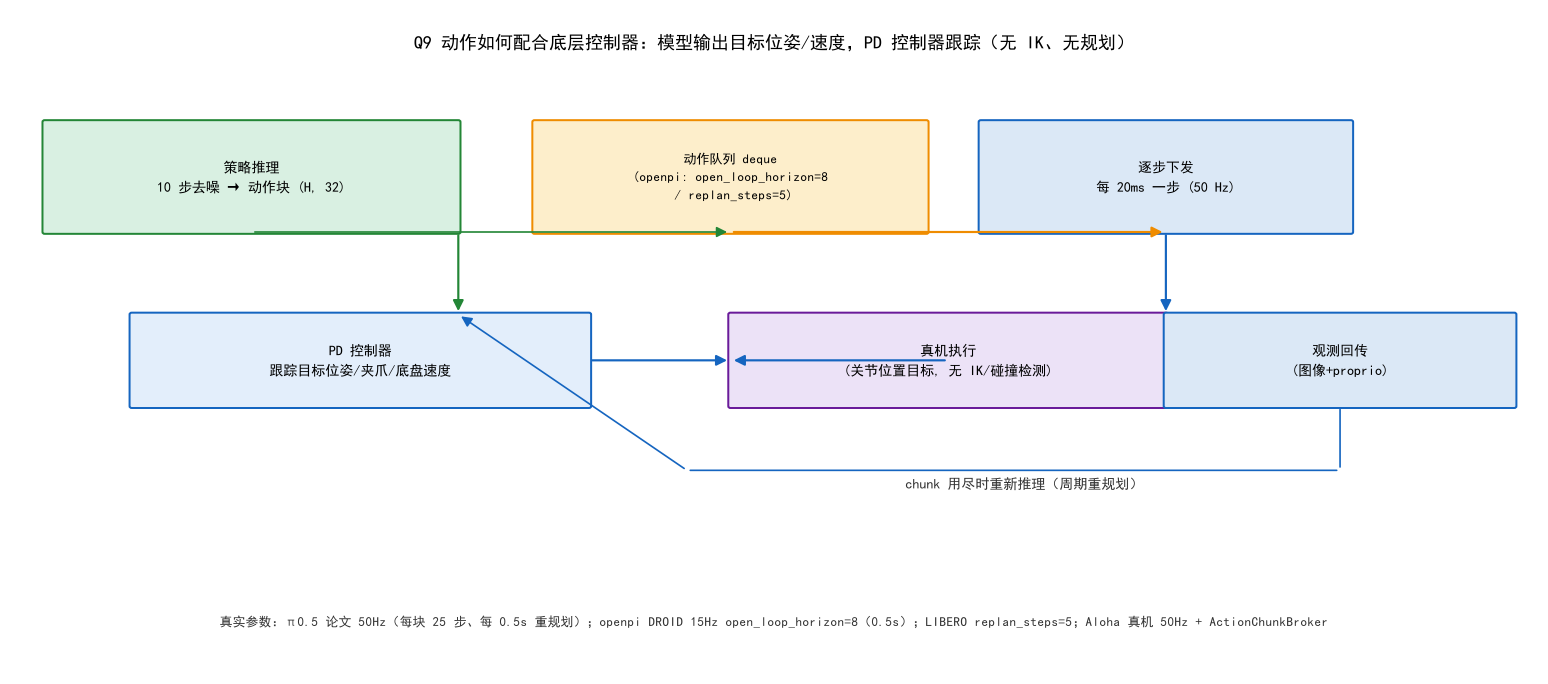

Source code (Python):
# -*- coding: utf-8 -*-
"""PI0.5 答疑 V2 —— 图组4：动作表示与执行/控制器接口（Q8/Q9）。

【回答的问题】
  Q8 动作表示与语义槽位？—— 动作是连续向量，action_dim=32（论文 18-19 DoF
      统一 padding 到 32），动作块长 H=50。无显式固定语义槽位表，靠
      zero-pad + prompt 控制模式标签 + 逐数据集分位归一化做跨本体弱对齐。
  Q9 动作如何配合底层控制器？—— 模型输出 50Hz 目标位姿/底盘速度，下游只有
      简单 PD 控制器（无 IK、无规划、无碰撞检测）；action chunk 通过队列
      open-loop 消费 + 周期重规划（openpi：open_loop_horizon=8 / replan_steps=5）。

【两张图】
  1. plot_action_representation.png —— 动作块维度布局（32 维中 18-19 有效，
      其余零填充；H=50 的 chunk 从去噪中产出）
  2. plot_action_execution.png —— 推理-执行闭环：chunk → 队列逐步下发 → PD
      控制器 50Hz → 机器人（含 open-loop 消费 + 周期重规划）
"""
from __future__ import annotations

import matplotlib
matplotlib.use("Agg")
import matplotlib.pyplot as plt
from matplotlib.patches import FancyBboxPatch, FancyArrowPatch, Rectangle

from _shared import OUT, setup_fonts, C_STD, C_NEW, C_AUX, C_AUX2, C_WARN  # noqa: E402

setup_fonts()

ACTION_DIM = 32      # 本项目 full_scale 配置
H = 50               # 动作块长（论文 H=49，加当前步为 50 步）
DOF = 19             # 论文：state/action 空间 18-19 DoF


def _box(ax, x, y, w, h, text, fc, ec, fs=8.5, tc="black"):
    b = FancyBboxPatch((x - w / 2, y - h / 2), w, h, boxstyle="round,pad=0.02,rounding_size=0.02",
                       fc=fc, ec=ec, lw=1.2)
    ax.add_patch(b)
    ax.text(x, y, text, ha="center", va="center", fontsize=fs, color=tc, linespacing=1.4)


def _arrow(ax, x0, y0, x1, y1, color="black", lw=1.3, style="-|>"):
    a = FancyArrowPatch((x0, y0), (x1, y1), arrowstyle=style, mutation_scale=13, lw=lw, color=color)
    ax.add_patch(a)


def plot_representation() -> None:
    """图1：动作块维度布局。"""
    fig, ax = plt.subplots(figsize=(11.5, 5.4))
    ax.set_xlim(0, 12); ax.set_ylim(0, 6.4); ax.axis("off")

    ax.text(6, 6.1, "Q8 动作块：连续向量，形状 (B, H=50, action_dim=32)，其中仅 18-19 维有效",
            ha="center", fontsize=11)

    # 顶部：去噪产出 chunk
    _box(ax, 3.0, 5.1, 5.2, 1.0, "Action Expert 10 步去噪\n输出动作块 (1, 50, 32)", "#d9f0e2", C_NEW, fs=8.5)
    _box(ax, 9.2, 5.1, 5.0, 1.0, "chunk 逐步下发：\n每步取第 t 步动作 a_t", "#dbe8f6", C_AUX, fs=8.5)
    _arrow(ax, 5.6, 5.1, 6.7, 5.1, C_NEW)

    # 中间：32 维布局条（18-19 有效 + 零填充）
    ax.text(1.0, 3.55, "action_dim", ha="center", fontsize=10)
    for i in range(ACTION_DIM):
        if i < DOF:
            color, label = "#a5d6a7", ""
        else:
            color, label = "#ef9a9a", ""
        ax.add_patch(Rectangle((1.2 + i * 0.28, 2.7), 0.25, 0.85, fc=color, ec="gray", lw=0.4))
    _box(ax, 5.2, 2.0, 4.6, 0.7, "前 18-19 维：臂/夹爪/升降/底盘（有效）", "#a5d6a7", C_NEW, fs=8)
    _box(ax, 9.6, 2.0, 3.6, 0.7, "其余维度：零填充", "#ef9a9a", C_STD, fs=8)

    # 底部：语义分组
    _box(ax, 2.0, 0.9, 3.2, 0.85, "7 关节 + 1 夹爪\n(臂)", "#c8e6c9", C_NEW, fs=7.6)
    _box(ax, 5.2, 0.9, 3.2, 0.85, "升降 (1-2 DoF)\n+ 底盘 (3 DoF)", "#c8e6c9", C_NEW, fs=7.6)
    _box(ax, 8.4, 0.9, 3.4, 0.85, "末端位姿 (6 DoF)\n(控制模式由 prompt 指定)", "#c8e6c9", C_NEW, fs=7.6)
    ax.text(6, 0.25, "论文未给固定语义槽位表：跨本体靠 zero-pad + <control mode> 标签 + 各数据集分位归一化 [1,1]",
            ha="center", fontsize=8.5, color="#333")

    fig.tight_layout()
    fig.savefig(OUT / "plot_action_representation.png", dpi=120, bbox_inches="tight")
    plt.close(fig)
    print("已生成", OUT / "plot_action_representation.png")


def plot_execution() -> None:
    """图2：推理-执行闭环（openpi 部署侧真实参数）。"""
    fig, ax = plt.subplots(figsize=(13, 5.8))
    ax.set_xlim(0, 14); ax.set_ylim(0, 7.2); ax.axis("off")

    ax.text(7, 6.8, "Q9 动作如何配合底层控制器：模型输出目标位姿/速度，PD 控制器跟踪（无 IK、无规划）",
            ha="center", fontsize=11)

    # 左：推理
    _box(ax, 2.2, 5.4, 3.8, 1.2, "策略推理\n10 步去噪 → 动作块 (H, 32)", "#d9f0e2", C_NEW, fs=8.5)
    _box(ax, 6.6, 5.4, 3.6, 1.2, "动作队列 deque\n(openpi: open_loop_horizon=8\n / replan_steps=5)", "#fdeecb", C_WARN, fs=7.8)
    _box(ax, 10.6, 5.4, 3.4, 1.2, "逐步下发\n每 20ms 一步 (50 Hz)", "#dbe8f6", C_AUX, fs=8.5)

    # 中：PD 控制器
    _box(ax, 3.2, 3.4, 4.2, 1.0, "PD 控制器\n跟踪目标位姿/夹爪/底盘速度", "#e3eefb", C_AUX, fs=8.5)
    _box(ax, 8.6, 3.4, 4.0, 1.0, "真机执行\n(关节位置目标, 无 IK/碰撞检测)", "#ece2f7", C_AUX2, fs=8.5)

    # 回环
    _box(ax, 12.2, 3.4, 3.2, 1.0, "观测回传\n(图像+proprio)", "#dbe8f6", C_AUX, fs=8.5)

    _arrow(ax, 4.1, 4.8, 4.1, 3.9, C_NEW)
    _arrow(ax, 10.6, 4.8, 10.6, 3.9, C_AUX)
    _arrow(ax, 5.3, 3.4, 6.6, 3.4, C_AUX)
    _arrow(ax, 8.6, 3.4, 6.6, 3.4, C_AUX)
    _arrow(ax, 2.2, 4.8, 6.6, 4.8, C_NEW, lw=1.0)
    _arrow(ax, 6.6, 4.8, 10.6, 4.8, C_WARN)
    _arrow(ax, 12.2, 2.9, 12.2, 2.2, C_AUX, lw=1.0, style="-")
    _arrow(ax, 12.2, 2.2, 6.2, 2.2, C_AUX, lw=1.0, style="-")
    _arrow(ax, 6.2, 2.2, 4.1, 3.9, C_AUX, lw=1.0)
    ax.text(9.3, 2.0, "chunk 用尽时重新推理（周期重规划）", ha="center", fontsize=8.5, color="#333")

    # 底部注释：频率与参数
    ax.text(7, 0.5,
            "真实参数：π0.5 论文 50Hz（每块 25 步、每 0.5s 重规划）；openpi DROID 15Hz open_loop_horizon=8（0.5s）；"
            "LIBERO replan_steps=5；Aloha 真机 50Hz + ActionChunkBroker",
            ha="center", fontsize=8, color="#333")

    fig.tight_layout()
    fig.savefig(OUT / "plot_action_execution.png", dpi=120, bbox_inches="tight")
    plt.close(fig)
    print("已生成", OUT / "plot_action_execution.png")


def main() -> None:
    plot_representation()
    plot_execution()


if __name__ == "__main__":
    main()
